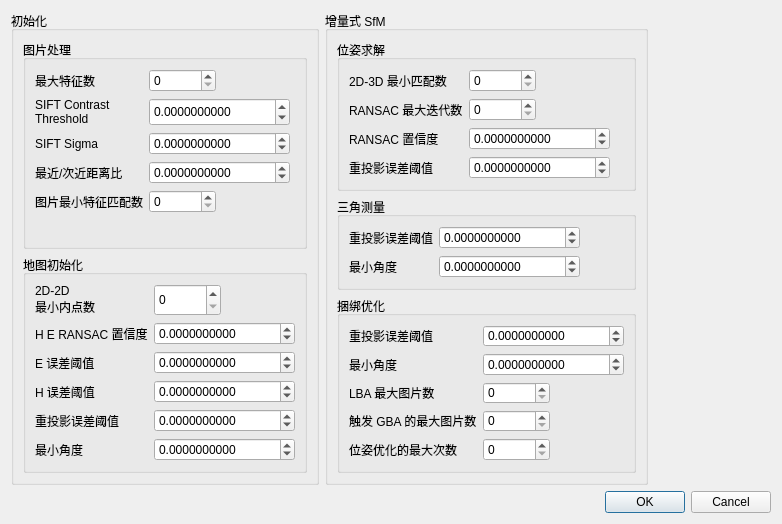
<?xml version="1.0" encoding="UTF-8"?>
<ui version="4.0">
 <class>RuntimeSetting</class>
 <widget class="QWidget" name="RuntimeSetting">
  <property name="geometry">
   <rect>
    <x>0</x>
    <y>0</y>
    <width>782</width>
    <height>524</height>
   </rect>
  </property>
  <property name="minimumSize">
   <size>
    <width>782</width>
    <height>524</height>
   </size>
  </property>
  <property name="windowTitle">
   <string>系统运行设置</string>
  </property>
  <property name="windowIcon">
   <iconset resource="MainWIndow.qrc">
    <normaloff>:/MainWIndow/tool_images/config_setting.png</normaloff>:/MainWIndow/tool_images/config_setting.png</iconset>
  </property>
  <layout class="QGridLayout" name="gridLayout">
   <item row="0" column="0">
    <widget class="QGroupBox" name="groupBox_7">
     <property name="sizePolicy">
      <sizepolicy hsizetype="Fixed" vsizetype="Preferred">
       <horstretch>0</horstretch>
       <verstretch>0</verstretch>
      </sizepolicy>
     </property>
     <property name="title">
      <string>初始化</string>
     </property>
     <layout class="QVBoxLayout" name="verticalLayout">
      <item>
       <widget class="QGroupBox" name="groupBox">
        <property name="title">
         <string>图片处理</string>
        </property>
        <layout class="QFormLayout" name="formLayout">
         <item row="0" column="0">
          <widget class="QLabel" name="label">
           <property name="text">
            <string>最大特征数</string>
           </property>
          </widget>
         </item>
         <item row="0" column="1">
          <widget class="QSpinBox" name="max_features">
           <property name="sizePolicy">
            <sizepolicy hsizetype="Fixed" vsizetype="Preferred">
             <horstretch>0</horstretch>
             <verstretch>0</verstretch>
            </sizepolicy>
           </property>
           <property name="maximum">
            <number>999999999</number>
           </property>
          </widget>
         </item>
         <item row="1" column="0">
          <widget class="QLabel" name="label_2">
           <property name="text">
            <string>SIFT Contrast
Threshold</string>
           </property>
          </widget>
         </item>
         <item row="1" column="1">
          <widget class="QDoubleSpinBox" name="sift_contrast_threshold">
           <property name="sizePolicy">
            <sizepolicy hsizetype="Fixed" vsizetype="Preferred">
             <horstretch>0</horstretch>
             <verstretch>0</verstretch>
            </sizepolicy>
           </property>
           <property name="decimals">
            <number>10</number>
           </property>
           <property name="minimum">
            <double>-9999999999.000000000000000</double>
           </property>
           <property name="maximum">
            <double>9999999999.000000000000000</double>
           </property>
          </widget>
         </item>
         <item row="2" column="0">
          <widget class="QLabel" name="label_3">
           <property name="text">
            <string>SIFT Sigma</string>
           </property>
          </widget>
         </item>
         <item row="2" column="1">
          <widget class="QDoubleSpinBox" name="sitf_sigma">
           <property name="sizePolicy">
            <sizepolicy hsizetype="Fixed" vsizetype="Preferred">
             <horstretch>0</horstretch>
             <verstretch>0</verstretch>
            </sizepolicy>
           </property>
           <property name="decimals">
            <number>10</number>
           </property>
           <property name="minimum">
            <double>-9999999999.000000000000000</double>
           </property>
           <property name="maximum">
            <double>9999999999.000000000000000</double>
           </property>
          </widget>
         </item>
         <item row="3" column="0">
          <widget class="QLabel" name="label_4">
           <property name="text">
            <string>最近/次近距离比</string>
           </property>
          </widget>
         </item>
         <item row="3" column="1">
          <widget class="QDoubleSpinBox" name="dist_ratio_in_filter_matches">
           <property name="sizePolicy">
            <sizepolicy hsizetype="Fixed" vsizetype="Preferred">
             <horstretch>0</horstretch>
             <verstretch>0</verstretch>
            </sizepolicy>
           </property>
           <property name="decimals">
            <number>10</number>
           </property>
           <property name="minimum">
            <double>-9999999999.000000000000000</double>
           </property>
           <property name="maximum">
            <double>9999999999.000000000000000</double>
           </property>
          </widget>
         </item>
         <item row="4" column="0">
          <widget class="QLabel" name="label_5">
           <property name="text">
            <string>图片最小特征匹配数</string>
           </property>
          </widget>
         </item>
         <item row="4" column="1">
          <widget class="QSpinBox" name="min_matches_edge_in_create_image_graph">
           <property name="sizePolicy">
            <sizepolicy hsizetype="Fixed" vsizetype="Preferred">
             <horstretch>0</horstretch>
             <verstretch>0</verstretch>
            </sizepolicy>
           </property>
           <property name="maximum">
            <number>999999999</number>
           </property>
          </widget>
         </item>
        </layout>
       </widget>
      </item>
      <item>
       <widget class="QGroupBox" name="groupBox_2">
        <property name="title">
         <string>地图初始化</string>
        </property>
        <layout class="QFormLayout" name="formLayout_2">
         <item row="0" column="0">
          <widget class="QLabel" name="label_6">
           <property name="text">
            <string>2D-2D
最小内点数</string>
           </property>
          </widget>
         </item>
         <item row="0" column="1">
          <widget class="QSpinBox" name="min_inliers_in_2d2d_matching">
           <property name="sizePolicy">
            <sizepolicy hsizetype="Fixed" vsizetype="Preferred">
             <horstretch>0</horstretch>
             <verstretch>0</verstretch>
            </sizepolicy>
           </property>
           <property name="maximum">
            <number>999999999</number>
           </property>
          </widget>
         </item>
         <item row="1" column="0">
          <widget class="QLabel" name="label_7">
           <property name="text">
            <string>H E RANSAC 置信度</string>
           </property>
          </widget>
         </item>
         <item row="1" column="1">
          <widget class="QDoubleSpinBox" name="ransac_confidence_in_compute_H_E">
           <property name="sizePolicy">
            <sizepolicy hsizetype="Fixed" vsizetype="Preferred">
             <horstretch>0</horstretch>
             <verstretch>0</verstretch>
            </sizepolicy>
           </property>
           <property name="decimals">
            <number>10</number>
           </property>
           <property name="minimum">
            <double>-9999999999.000000000000000</double>
           </property>
           <property name="maximum">
            <double>9999999999.000000000000000</double>
           </property>
          </widget>
         </item>
         <item row="2" column="0">
          <widget class="QLabel" name="label_8">
           <property name="text">
            <string>E 误差阈值</string>
           </property>
          </widget>
         </item>
         <item row="2" column="1">
          <widget class="QDoubleSpinBox" name="max_error_in_compute_F_E">
           <property name="sizePolicy">
            <sizepolicy hsizetype="Fixed" vsizetype="Preferred">
             <horstretch>0</horstretch>
             <verstretch>0</verstretch>
            </sizepolicy>
           </property>
           <property name="decimals">
            <number>10</number>
           </property>
           <property name="minimum">
            <double>-9999999999.000000000000000</double>
           </property>
           <property name="maximum">
            <double>9999999999.000000000000000</double>
           </property>
          </widget>
         </item>
         <item row="3" column="0">
          <widget class="QLabel" name="label_9">
           <property name="text">
            <string>H 误差阈值</string>
           </property>
          </widget>
         </item>
         <item row="3" column="1">
          <widget class="QDoubleSpinBox" name="max_error_in_compute_H">
           <property name="sizePolicy">
            <sizepolicy hsizetype="Fixed" vsizetype="Preferred">
             <horstretch>0</horstretch>
             <verstretch>0</verstretch>
            </sizepolicy>
           </property>
           <property name="decimals">
            <number>10</number>
           </property>
           <property name="minimum">
            <double>-9999999999.000000000000000</double>
           </property>
           <property name="maximum">
            <double>9999999999.000000000000000</double>
           </property>
          </widget>
         </item>
         <item row="4" column="0">
          <widget class="QLabel" name="label_10">
           <property name="text">
            <string>重投影误差阈值</string>
           </property>
          </widget>
         </item>
         <item row="4" column="1">
          <widget class="QDoubleSpinBox" name="max_error_in_init_triangulte">
           <property name="sizePolicy">
            <sizepolicy hsizetype="Fixed" vsizetype="Preferred">
             <horstretch>0</horstretch>
             <verstretch>0</verstretch>
            </sizepolicy>
           </property>
           <property name="decimals">
            <number>10</number>
           </property>
           <property name="minimum">
            <double>-9999999999.000000000000000</double>
           </property>
           <property name="maximum">
            <double>9999999999.000000000000000</double>
           </property>
          </widget>
         </item>
         <item row="5" column="0">
          <widget class="QLabel" name="label_11">
           <property name="text">
            <string>最小角度</string>
           </property>
          </widget>
         </item>
         <item row="5" column="1">
          <widget class="QDoubleSpinBox" name="min_angle_in_init_triangulte">
           <property name="sizePolicy">
            <sizepolicy hsizetype="Fixed" vsizetype="Preferred">
             <horstretch>0</horstretch>
             <verstretch>0</verstretch>
            </sizepolicy>
           </property>
           <property name="decimals">
            <number>10</number>
           </property>
           <property name="minimum">
            <double>-9999999999.000000000000000</double>
           </property>
           <property name="maximum">
            <double>9999999999.000000000000000</double>
           </property>
          </widget>
         </item>
        </layout>
       </widget>
      </item>
     </layout>
    </widget>
   </item>
   <item row="0" column="1">
    <widget class="QGroupBox" name="groupBox_6">
     <property name="sizePolicy">
      <sizepolicy hsizetype="Fixed" vsizetype="Preferred">
       <horstretch>0</horstretch>
       <verstretch>0</verstretch>
      </sizepolicy>
     </property>
     <property name="title">
      <string>增量式 SfM</string>
     </property>
     <layout class="QVBoxLayout" name="verticalLayout_2">
      <item>
       <widget class="QGroupBox" name="groupBox_3">
        <property name="title">
         <string>位姿求解</string>
        </property>
        <layout class="QFormLayout" name="formLayout_3">
         <item row="0" column="0">
          <widget class="QLabel" name="label_12">
           <property name="text">
            <string>2D-3D 最小匹配数</string>
           </property>
          </widget>
         </item>
         <item row="0" column="1">
          <widget class="QSpinBox" name="min_inlers_in_pnp">
           <property name="sizePolicy">
            <sizepolicy hsizetype="Fixed" vsizetype="Preferred">
             <horstretch>0</horstretch>
             <verstretch>0</verstretch>
            </sizepolicy>
           </property>
           <property name="maximum">
            <number>999999999</number>
           </property>
          </widget>
         </item>
         <item row="1" column="0">
          <widget class="QLabel" name="label_13">
           <property name="text">
            <string>RANSAC 最大迭代数</string>
           </property>
          </widget>
         </item>
         <item row="1" column="1">
          <widget class="QSpinBox" name="ransac_times_in_pnp">
           <property name="sizePolicy">
            <sizepolicy hsizetype="Fixed" vsizetype="Preferred">
             <horstretch>0</horstretch>
             <verstretch>0</verstretch>
            </sizepolicy>
           </property>
           <property name="maximum">
            <number>999999999</number>
           </property>
          </widget>
         </item>
         <item row="2" column="0">
          <widget class="QLabel" name="label_14">
           <property name="text">
            <string>RANSAC 置信度</string>
           </property>
          </widget>
         </item>
         <item row="2" column="1">
          <widget class="QDoubleSpinBox" name="ransac_conifidence_in_pnp">
           <property name="sizePolicy">
            <sizepolicy hsizetype="Fixed" vsizetype="Preferred">
             <horstretch>0</horstretch>
             <verstretch>0</verstretch>
            </sizepolicy>
           </property>
           <property name="decimals">
            <number>10</number>
           </property>
           <property name="minimum">
            <double>-9999999999.000000000000000</double>
           </property>
           <property name="maximum">
            <double>9999999999.000000000000000</double>
           </property>
          </widget>
         </item>
         <item row="3" column="0">
          <widget class="QLabel" name="label_15">
           <property name="text">
            <string>重投影误差阈值</string>
           </property>
          </widget>
         </item>
         <item row="3" column="1">
          <widget class="QDoubleSpinBox" name="max_error_in_pnp">
           <property name="sizePolicy">
            <sizepolicy hsizetype="Fixed" vsizetype="Preferred">
             <horstretch>0</horstretch>
             <verstretch>0</verstretch>
            </sizepolicy>
           </property>
           <property name="decimals">
            <number>10</number>
           </property>
           <property name="minimum">
            <double>-9999999999.000000000000000</double>
           </property>
           <property name="maximum">
            <double>9999999999.000000000000000</double>
           </property>
          </widget>
         </item>
        </layout>
       </widget>
      </item>
      <item>
       <widget class="QGroupBox" name="groupBox_4">
        <property name="title">
         <string>三角测量</string>
        </property>
        <layout class="QFormLayout" name="formLayout_4">
         <item row="0" column="0">
          <widget class="QLabel" name="label_16">
           <property name="text">
            <string>重投影误差阈值</string>
           </property>
          </widget>
         </item>
         <item row="0" column="1">
          <widget class="QDoubleSpinBox" name="max_error_in_triangulate">
           <property name="sizePolicy">
            <sizepolicy hsizetype="Fixed" vsizetype="Preferred">
             <horstretch>0</horstretch>
             <verstretch>0</verstretch>
            </sizepolicy>
           </property>
           <property name="decimals">
            <number>10</number>
           </property>
           <property name="minimum">
            <double>-9999999999.000000000000000</double>
           </property>
           <property name="maximum">
            <double>9999999999.000000000000000</double>
           </property>
          </widget>
         </item>
         <item row="1" column="0">
          <widget class="QLabel" name="label_17">
           <property name="text">
            <string>最小角度</string>
           </property>
          </widget>
         </item>
         <item row="1" column="1">
          <widget class="QDoubleSpinBox" name="min_anglue_in_triangulate">
           <property name="sizePolicy">
            <sizepolicy hsizetype="Fixed" vsizetype="Preferred">
             <horstretch>0</horstretch>
             <verstretch>0</verstretch>
            </sizepolicy>
           </property>
           <property name="decimals">
            <number>10</number>
           </property>
           <property name="minimum">
            <double>-9999999999.000000000000000</double>
           </property>
           <property name="maximum">
            <double>9999999999.000000000000000</double>
           </property>
          </widget>
         </item>
        </layout>
       </widget>
      </item>
      <item>
       <widget class="QGroupBox" name="groupBox_5">
        <property name="title">
         <string>捆绑优化</string>
        </property>
        <layout class="QFormLayout" name="formLayout_5">
         <item row="0" column="0">
          <widget class="QLabel" name="label_18">
           <property name="text">
            <string>重投影误差阈值</string>
           </property>
          </widget>
         </item>
         <item row="0" column="1">
          <widget class="QDoubleSpinBox" name="max_error_in_BA_filter">
           <property name="sizePolicy">
            <sizepolicy hsizetype="Fixed" vsizetype="Preferred">
             <horstretch>0</horstretch>
             <verstretch>0</verstretch>
            </sizepolicy>
           </property>
           <property name="decimals">
            <number>10</number>
           </property>
           <property name="minimum">
            <double>-9999999999.000000000000000</double>
           </property>
           <property name="maximum">
            <double>9999999999.000000000000000</double>
           </property>
          </widget>
         </item>
         <item row="1" column="0">
          <widget class="QLabel" name="label_19">
           <property name="text">
            <string>最小角度</string>
           </property>
          </widget>
         </item>
         <item row="1" column="1">
          <widget class="QDoubleSpinBox" name="min_angle_in_BA_filter">
           <property name="sizePolicy">
            <sizepolicy hsizetype="Fixed" vsizetype="Preferred">
             <horstretch>0</horstretch>
             <verstretch>0</verstretch>
            </sizepolicy>
           </property>
           <property name="decimals">
            <number>10</number>
           </property>
           <property name="minimum">
            <double>-9999999999.000000000000000</double>
           </property>
           <property name="maximum">
            <double>9999999999.000000000000000</double>
           </property>
          </widget>
         </item>
         <item row="2" column="0">
          <widget class="QLabel" name="label_20">
           <property name="text">
            <string>LBA 最大图片数</string>
           </property>
          </widget>
         </item>
         <item row="2" column="1">
          <widget class="QSpinBox" name="max_image_count_in_localBA">
           <property name="sizePolicy">
            <sizepolicy hsizetype="Fixed" vsizetype="Preferred">
             <horstretch>0</horstretch>
             <verstretch>0</verstretch>
            </sizepolicy>
           </property>
           <property name="maximum">
            <number>999999999</number>
           </property>
          </widget>
         </item>
         <item row="3" column="0">
          <widget class="QLabel" name="label_21">
           <property name="text">
            <string>触发 GBA 的最大图片数</string>
           </property>
          </widget>
         </item>
         <item row="3" column="1">
          <widget class="QSpinBox" name="max_found_image_count_in_BA_to_run_globalBA">
           <property name="sizePolicy">
            <sizepolicy hsizetype="Fixed" vsizetype="Preferred">
             <horstretch>0</horstretch>
             <verstretch>0</verstretch>
            </sizepolicy>
           </property>
           <property name="maximum">
            <number>999999999</number>
           </property>
          </widget>
         </item>
         <item row="4" column="0">
          <widget class="QLabel" name="label_22">
           <property name="text">
            <string>位姿优化的最大次数</string>
           </property>
          </widget>
         </item>
         <item row="4" column="1">
          <widget class="QSpinBox" name="max_image_optimized_times">
           <property name="sizePolicy">
            <sizepolicy hsizetype="Fixed" vsizetype="Preferred">
             <horstretch>0</horstretch>
             <verstretch>0</verstretch>
            </sizepolicy>
           </property>
           <property name="maximum">
            <number>999999999</number>
           </property>
          </widget>
         </item>
        </layout>
       </widget>
      </item>
     </layout>
    </widget>
   </item>
   <item row="1" column="1">
    <widget class="QDialogButtonBox" name="buttonBox">
     <property name="sizePolicy">
      <sizepolicy hsizetype="Preferred" vsizetype="Fixed">
       <horstretch>0</horstretch>
       <verstretch>0</verstretch>
      </sizepolicy>
     </property>
     <property name="standardButtons">
      <set>QDialogButtonBox::Cancel|QDialogButtonBox::Ok</set>
     </property>
    </widget>
   </item>
  </layout>
 </widget>
 <resources>
  <include location="MainWIndow.qrc"/>
 </resources>
 <connections>
  <connection>
   <sender>buttonBox</sender>
   <signal>accepted()</signal>
   <receiver>RuntimeSetting</receiver>
   <slot>accept()</slot>
   <hints>
    <hint type="sourcelabel">
     <x>613</x>
     <y>496</y>
    </hint>
    <hint type="destinationlabel">
     <x>350</x>
     <y>492</y>
    </hint>
   </hints>
  </connection>
  <connection>
   <sender>buttonBox</sender>
   <signal>rejected()</signal>
   <receiver>RuntimeSetting</receiver>
   <slot>reject()</slot>
   <hints>
    <hint type="sourcelabel">
     <x>715</x>
     <y>496</y>
    </hint>
    <hint type="destinationlabel">
     <x>219</x>
     <y>489</y>
    </hint>
   </hints>
  </connection>
 </connections>
 <slots>
  <slot>accept()</slot>
  <slot>reject()</slot>
 </slots>
</ui>
